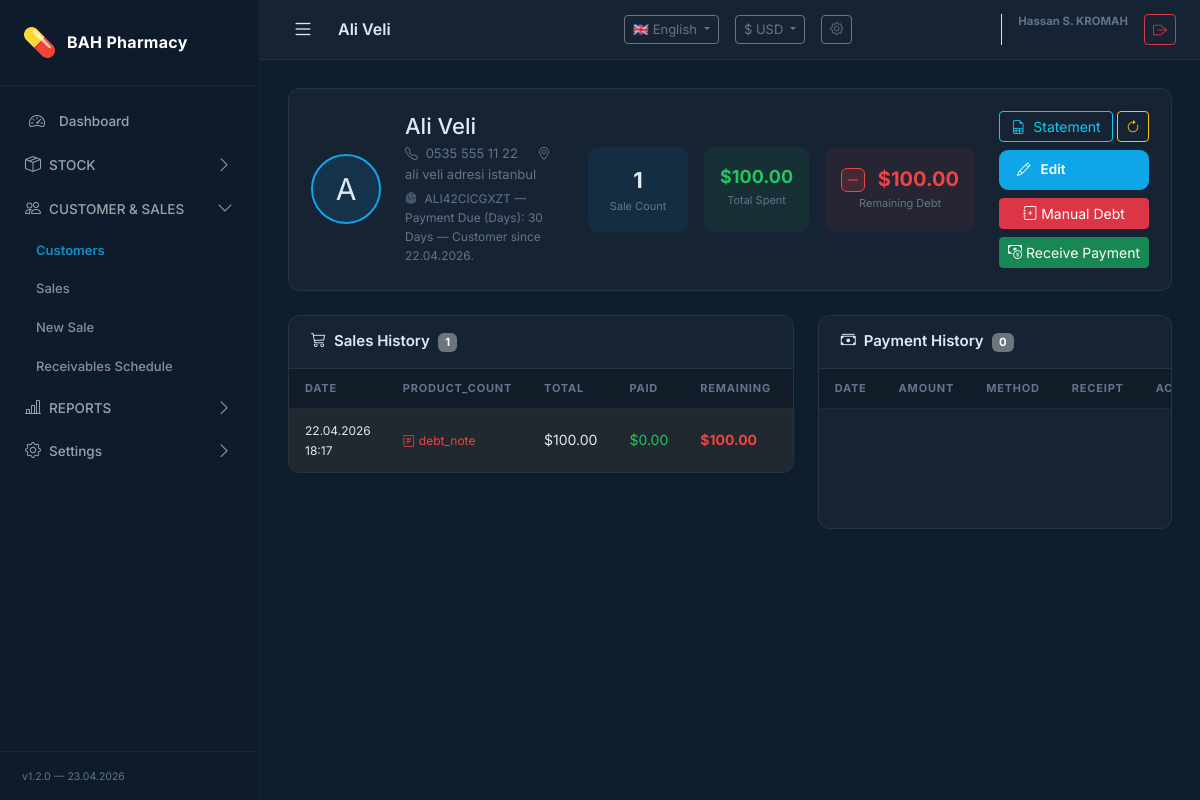
The page /modules/customers/detail.php?id=3 (signed in) on the database its author committed.
### tables this page shows
CREATE TABLE `currencies` (
  `id` int(10) unsigned NOT NULL AUTO_INCREMENT,
  `code` varchar(10) NOT NULL,
  `symbol` varchar(10) NOT NULL,
  `name` varchar(100) NOT NULL,
  `position` enum('before','after') DEFAULT 'before',
  `decimal_sep` varchar(5) DEFAULT '.',
  `thousand_sep` varchar(5) DEFAULT ',',
  `is_active` tinyint(1) DEFAULT 1,
  `created_at` datetime DEFAULT current_timestamp(),
  `current_rate` decimal(16,6) DEFAULT NULL,
  `rate_date` date DEFAULT NULL,
  `is_default` tinyint(1) DEFAULT 0,
  PRIMARY KEY (`id`),
  UNIQUE KEY `code` (`code`)
);

CREATE TABLE `customers` (
  `id` int(10) unsigned NOT NULL AUTO_INCREMENT,
  `unique_id` varchar(36) NOT NULL COMMENT 'UUID',
  `first_name` varchar(100) NOT NULL,
  `last_name` varchar(100) NOT NULL,
  `phone` varchar(20) DEFAULT NULL,
  `address` text DEFAULT NULL,
  `payment_due_days` int(10) unsigned DEFAULT 30 COMMENT 'Vade günü',
  `total_debt` decimal(12,2) NOT NULL DEFAULT 0.00,
  `currency` varchar(10) DEFAULT 'USD',
  `is_active` tinyint(1) NOT NULL DEFAULT 1,
  `created_at` datetime DEFAULT current_timestamp(),
  `updated_at` datetime DEFAULT current_timestamp() ON UPDATE current_timestamp(),
  PRIMARY KEY (`id`),
  UNIQUE KEY `unique_id` (`unique_id`)
);

CREATE TABLE `sales` (
  `id` int(10) unsigned NOT NULL AUTO_INCREMENT,
  `customer_id` int(10) unsigned DEFAULT NULL,
  `total_amount` decimal(12,2) NOT NULL DEFAULT 0.00,
  `discount_type` enum('none','percent','fixed') NOT NULL DEFAULT 'none',
  `discount_value` decimal(10,2) NOT NULL DEFAULT 0.00,
  `final_amount` decimal(12,2) NOT NULL DEFAULT 0.00,
  `paid_amount` decimal(12,2) NOT NULL DEFAULT 0.00,
  `remaining_amount` decimal(12,2) NOT NULL DEFAULT 0.00,
  `currency` varchar(10) DEFAULT 'USD',
  `due_date` date DEFAULT NULL,
  `note` text DEFAULT NULL,
  `invoice_path` varchar(255) DEFAULT NULL,
  `created_at` datetime DEFAULT current_timestamp(),
  PRIMARY KEY (`id`),
  KEY `customer_id` (`customer_id`),
  CONSTRAINT `sales_ibfk_1` FOREIGN KEY (`customer_id`) REFERENCES `customers` (`id`) ON DELETE SET NULL
);

### modules/customers/detail.php (the view, shortened to what the rows shown need)
<?php
$pdo = Database::getInstance();
$id = (int) get('id');
$stmt = $pdo->prepare("SELECT * FROM customers WHERE id = :id");
$stmt->execute([':id' => $id]);
$customer = $stmt->fetch();
$sales = $pdo->prepare("
    SELECT s.*,
           (SELECT SUM(quantity) FROM sale_items WHERE sale_id = s.id) as item_count
    FROM sales s
    WHERE s.customer_id = :cid
    ORDER BY s.created_at DESC
");
$sales->execute([':cid' => $id]);
$sales = $sales->fetchAll();
$methodLabels = [
    'cash' => [__('cash'), 'badge-stock-ok'],
    'card' => [__('card'), 'badge-stock-low'],
    'transfer' => [__('transfer'), 'badge-stock-low'],
    'other' => [__('other'), 'badge-stock-out']
];
require_once dirname(__DIR__, 2) . '/core/layout_header.php';
?>
<div class="panel mb-4">
    <div class="panel-body">
        <div class="d-flex align-items-center gap-4 flex-wrap">
            <div style="width:70px;height:70px;border-radius:50%;background:var(--accent-soft);
                        display:flex;align-items:center;justify-content:center;
                        font-size:30px;border:2px solid var(--accent);flex-shrink:0;">
                <?= mb_strtoupper(mb_substr($customer['first_name'], 0, 1)) ?>
            </div>
            <div style="flex:1;">
                <h4 style="margin:0;font-size:22px;">
                    <?= e($customer['first_name'] . ' ' . $customer['last_name']) ?>
                </h4>
                <div style="color:var(--text-muted);font-size:13px;margin-top:4px;">
                    <?php if ($customer['phone']): ?>
                        <i class="bi bi-telephone me-1"></i>
                        <?= e($customer['phone']) ?>
                    <?php endif; ?>
                    <?php if ($customer['address']): ?>
                        <span class="ms-3"><i class="bi bi-geo-alt me-1"></i>
                            <?= e($customer['address']) ?>
                        </span>
                    <?php endif; ?>
                </div>
                <div style="font-size:12px;color:var(--text-muted);margin-top:4px;">
                    <i class="bi bi-fingerprint me-1"></i>
                    <?= e($customer['unique_id']) ?> &mdash; <?= __('due_days') ?>:
                    <?= (int) $customer['payment_due_days'] ?> <?= __('days') ?> &mdash; <?= __('customer_since') ?>
                    <?= date('d.m.Y', strtotime($customer['created_at'])) ?>.
                </div>
            </div>
            <div class="d-flex gap-3 flex-wrap">
                <div class="text-center p-3"
                    style="background:rgba(14,165,233,0.08);border-radius:10px;min-width:100px;">
                </div>
                <div class="text-center p-3"
                    style="background:rgba(34,197,94,0.08);border-radius:10px;min-width:100px;">
                </div>
                <div class="text-center p-3"
                    style="background:rgba(<?= $customer['total_debt'] > 0 ? '239,68,68' : '34,197,94' ?>,0.08);border-radius:10px;min-width:140px;">
                </div>
            </div>
            <div class="d-flex flex-column gap-2" style="min-width:140px;">
                <div class="d-flex gap-1">
                </div>
                <a href="form.php?id=<?= $id ?>" class="btn-accent btn-sm text-center"><i class="bi bi-pencil me-1"></i>
                </a>
                <button class="btn btn-danger btn-sm" data-bs-toggle="modal" data-bs-target="#debtModal">
                    <i class="bi bi-journal-plus me-1"></i><?= __('manual_debt') ?></button>
                <button class="btn btn-success btn-sm" data-bs-toggle="modal" data-bs-target="#paymentModal">
                    <i class="bi bi-cash-coin me-1"></i><?= __('receive_payment') ?></button>
            </div>
        </div>
    </div>
</div>
<div class="row g-4">
    <div class="col-md-7">
        <div class="panel">
            <div class="table-responsive">
                <table class="table-dark-custom">
                    <thead>
                        <tr>
                            <th>
                                <?= __('date') ?>
                            </th>
                            <th><?= __('product_count') ?></th>
                            <th><?= __('total') ?></th>
                            <th><?= __('paid') ?></th>
                            <th><?= __('remaining') ?></th>
                            <th><?= __('due_date') ?></th>
                        </tr>
                    </thead>
                    <tbody>
                        <?php if (empty($sales)): ?>
                            <tr>
                                <td colspan="8" class="text-center py-5 text-muted"><?= __('no_data') ?></td>
                            </tr>
                        <?php else: ?>
                            <?php foreach ($sales as $s): ?>
                                <tr class="<?= $s['remaining_amount'] > 0 ? 'row-low' : '' ?>">
                                    <td style="font-size:12px;">
                                        <?= date('d.m.Y H:i', strtotime($s['created_at'])) ?>
                                    </td>
                                    <td>
                                        <?php if ($s['item_count'] > 0): ?>
                                            <?= (int) $s['item_count'] ?>             <?= __('items') ?>
                                        <?php else: ?>
                                            <span style="color:var(--danger);font-size:12px;"><i
                                                    class="bi bi-journal-text me-1"></i><?= __('debt_note') ?></span>
                                        <?php endif; ?>
                                    </td>
                                    <td>
                                        <?= formatMoney((float) $s['final_amount']) ?>
                                    </td>
                                    <td style="color:var(--success);">
                                        <?= formatMoney((float) $s['paid_amount']) ?>
                                    </td>
                                    <td>
                                        <?php if ($s['remaining_amount'] > 0): ?>
                                            <strong style="color:var(--danger);">
                                                <?= formatMoney((float) $s['remaining_amount']) ?>
                                            </strong>
                                        <?php else: ?>
                                            <span style="color:var(--success);font-size:13px;"><?= __('paid') ?></span>
                                        <?php endif; ?>
                                    </td>
                                    <td>
                                    </td>
                                </tr>
                            <?php endforeach; ?>
                        <?php endif; ?>
                    </tbody>
                </table>
            </div>
        </div>
    </div>
    <div class="col-md-5">
        <div class="panel">
            <div class="table-responsive">
                <table class="table-dark-custom">
                    <thead>
                        <tr>
                            <th>
                                <?= __('date') ?>
                            </th>
                            <th><?= __('amount') ?></th>
                            <th><?= __('method') ?></th>
                            <th><?= __('receipt') ?></th>
                            <th><?= __('actions') ?></th>
                        </tr>
                    </thead>
                </table>
            </div>
        </div>
    </div>
</div>
<?php require_once dirname(__DIR__, 2) . '/core/layout_footer.php'; ?>

### core/layout_header.php (shortened to what the rows shown need)
<?php
$curLang = getCurrentLang();
$curCur = getCurrentCurrency();
$curInfo = getCurrencyInfo();
?>
<!DOCTYPE html>
<html lang="<?= $curLang ?>">
<head>
    <link rel="stylesheet" href="https://cdn.jsdelivr.net/npm/bootstrap@5.3.3/dist/css/bootstrap.min.css">
    <link rel="stylesheet" href="https://cdn.jsdelivr.net/npm/bootstrap-icons@1.11.3/font/bootstrap-icons.min.css">
    <link rel="stylesheet" href="<?= BASE_URL ?>/public/assets/css/app.css">
</head>
<body>
    <div class="wrapper">
        <div id="content">
            <div class="topbar">
                <div class="topbar-right d-flex align-items-center gap-3">
                    <div class="dropdown">
                        <button class="btn btn-sm btn-outline-secondary dropdown-toggle" type="button"
                            data-bs-toggle="dropdown" style="font-size:13px;">
                            <?= $curInfo['symbol'] ?> <?= $curCur ?>
                        </button>
                    </div>
                </div>
            </div>
            <div class="page-content">

### rows shown on the page
currencies: symbol "$"
customers: first_name "A", first_name+last_name "Ali Veli", phone "0535 555 11 22", address "ali veli adresi istanbul", unique "ALI42CICGXZT", payment_due_days "30", created_at "22.04.2026"
sales: created_at "22.04.2026 18:17", final_amount "$100.00", paid_amount "$0.00", remaining_amount "$100.00"

### other values the page prints
__('app_name') "BAH Pharmacy"
__('dashboard') "Dashboard"
__('menu_stock') "STOCK"
__('menu_customer_sales') "CUSTOMER & SALES"
__('customers') "Customers"
__('sales') "Sales"
__('new_sale') "New Sale"
__('receivables_schedule') "Receivables Schedule"
__('menu_reports') "REPORTS"
__('settings') "Settings"
$pageTitle "Ali Veli"
$curFlag "🇬🇧"
$langMeta[$curLang]['name'] "English"
$curCur "USD"
$_SESSION['user_name'] "Hassan S. KROMAH"
